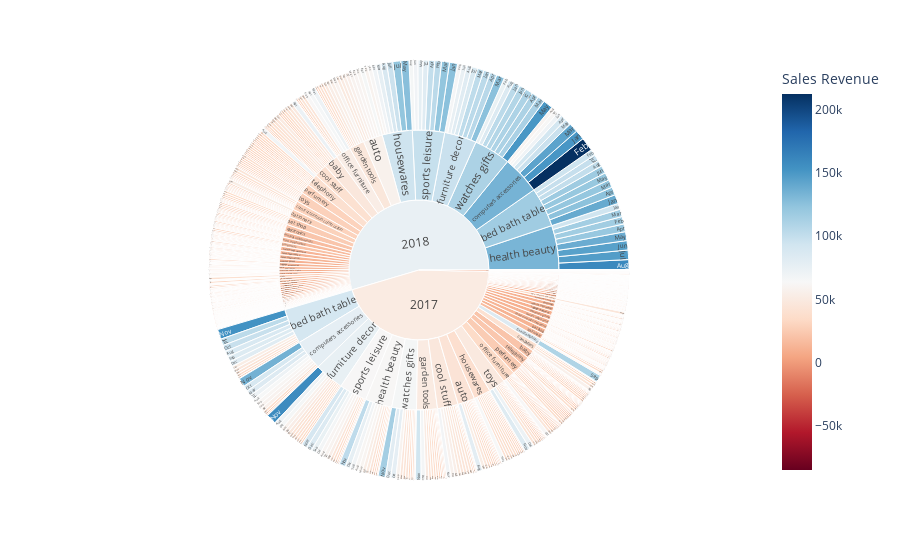

The notebook cell this image was saved under:
### Code cell
# Plot com 4 dimensões (NÃO USE ALGO ASSIM!!!)
fig = px.sunburst(total_rev, 
                  path = ['Sales Year', 'Product Category', 'Sales Month'], 
                  values = 'Sales Revenue',
                  color = 'Sales Revenue', 
                  hover_data = ['Sales Revenue'],
                  color_continuous_scale = 'RdBu',
                  color_continuous_midpoint = np.average(total_rev['Sales Revenue'], 
                                                         weights = total_rev['Sales Revenue']))
fig.show()

### Figure 1 — Plotly figure (JSON) as saved in the notebook; plotly's stock layout.template omitted (floating-point values rounded to 4 significant figures; data arrays with more than 128 entries replaced by an {"elided": "..."} marker saying what was removed)
{"data": [{"branchvalues": "total", "customdata": {"elided": "1427x1 float values"}, "domain": {"x": [0, 1], "y": [0, 1]}, "hovertemplate": "labels=%{label}<br>Sales Revenue_sum=%{value}<br>parent=%{parent}<br>id=%{id}<br>Sales Revenue=%{color}<extra></extra>", "ids": {"elided": "1427 str values"}, "labels": {"elided": "1427 str values"}, "marker": {"coloraxis": "coloraxis", "colors": {"elided": "1427 float values"}}, "name": "", "parents": {"elided": "1427 str values"}, "type": "sunburst", "values": {"elided": "1427 float values"}}], "layout": {"coloraxis": {"cmid": 63850.0, "colorbar": {"title": {"text": "Sales Revenue"}}, "colorscale": [[0, "rgb(103,0,31)"], [0.1, "rgb(178,24,43)"], [0.2, "rgb(214,96,77)"], [0.3, "rgb(244,165,130)"], [0.4, "rgb(253,219,199)"], [0.5, "rgb(247,247,247)"], [0.6, "rgb(209,229,240)"], [0.7, "rgb(146,197,222)"], [0.8, "rgb(67,147,195)"], [0.9, "rgb(33,102,172)"], [1, "rgb(5,48,97)"]]}, "legend": {"tracegroupgap": 0}, "margin": {"t": 60}}}
